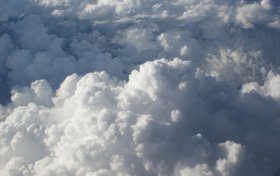
#> input picture exercises/clouds.jpg, 280 x 176 px
$ python ex2.py
#> lines starting #> are read from the running program, lines starting #| are printed output that depends on the picture
import cv2
import numpy as np
import random


# ex 2

image = cv2.imread("clouds.jpg")
#> image is the input picture: shape (176, 280, 3); mean B, G, R 144.5, 132, 122.4

# a) fuck this

height, width = 100, 200
blank_image = np.zeros((height, width, 3), np.uint8)
# cv2.imshow("Blank", blank_image)

# b) fuck this

# c) fuck this

# d) also fuck this

im_width, im_height, im_channels = image.shape
#> im_width = 176; im_height = 280; im_channels = 3
im_size = im_width * im_height
#> im_size = 49280
noise_perc = im_size * 0.1
#> noise_perc = 4928

while noise_perc > 0:
    for col in range(im_width):
        for row in range(im_height):
            if random.randint(0, 2) == 1:                            # fill with noise
                if random.randint(0, 2) == 0:
                    image[row:col, row:col] = (0, 0, 0)              # black
                else:
                    image[row:col, row:col] = (255, 255, 255)        # white
                noise_perc -= 1
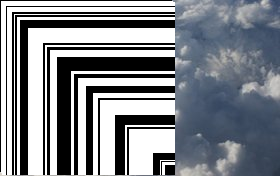
#> image: shape (176, 280, 3); mean B, G, R 138.8, 133, 128.9
#> after the loop, noise_perc = -11311

cv2.imshow("Salt n Peppa", image)
gray_image = cv2.cvtColor(image, cv2.COLOR_BGR2GRAY)
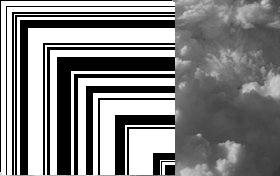
#> gray_image: shape (176, 280); min 0, max 255, mean 132.4
# cv2.imshow("Gray Clouds", gray_image)

# f)

# cv2.imshow("RGB Clouds", image)
hsv_image = cv2.cvtColor(image, cv2.COLOR_BGR2HSV)
#> hsv_image: shape (176, 280, 3); mean H, S, V 39.5, 22.9, 138.9
# cv2.imshow("HSV Clouds", hsv_image)

h, s, v = cv2.split(hsv_image)
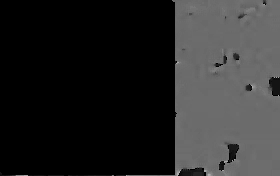
#> h: shape (176, 280); min 0, max 173, mean 39.5
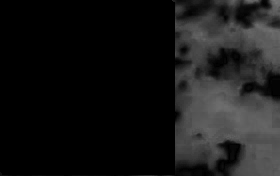
#> s: shape (176, 280); min 0, max 120, mean 22.9
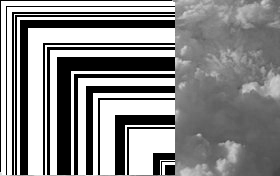
#> v: shape (176, 280); min 0, max 255, mean 138.9

# cv2.imshow("H channel", h)
# cv2.imshow("S channel", s)
# cv2.imshow("V channel", v)

s.fill(42)
#> s: shape (176, 280); every value is 42

hsv_image2 = cv2.merge([h, s, v])
#> hsv_image2: shape (176, 280, 3); mean H, S, V 39.5, 42, 138.9

# cv2.imshow("New HSV Image", hsv_image2)

cv2.waitKey(0)
cv2.destroyAllWindows()

$ run again, with exercises/pic2.jpg copied over exercises/clouds.jpg
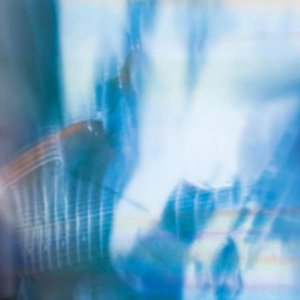
#> input picture exercises/pic2.jpg, 300 x 300 px
#> image is the input picture: shape (300, 300, 3); mean B, G, R 198.6, 171.1, 124.6
#> after the loop `while noise_perc > 0:`:
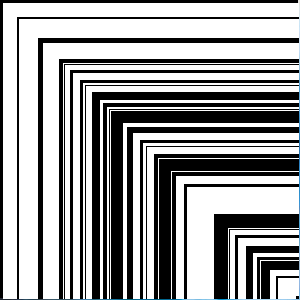
#> image: shape (300, 300, 3); mean B, G, R 157.8, 157.5, 157.1
#> hsv_image: shape (300, 300, 3); mean H, S, V 0.7, 0.9, 157.8
#> hsv_image2: shape (300, 300, 3); mean H, S, V 0.7, 42, 157.8
